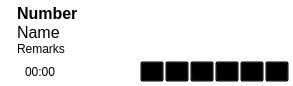
<?xml version="1.0" encoding="UTF-8"?>
<ui version="4.0">
 <class>AstCtiCallWidget</class>
 <widget class="QWidget" name="AstCtiCallWidget">
  <property name="geometry">
   <rect>
    <x>0</x>
    <y>0</y>
    <width>293</width>
    <height>86</height>
   </rect>
  </property>
  <property name="styleSheet">
   <string notr="true">/* Ringing */
*[callState=&quot;1&quot;] {
  background-color: qlineargradient(spread:pad, x1:0, y1:0, x2:0, y2:1, stop:0 rgba(255, 127, 0, 255), stop:0.5 rgba(227, 113, 0, 255));
}
/* Busy */
*[callState=&quot;2&quot;] {
  background-color: qlineargradient(spread:pad, x1:0, y1:0, x2:0, y2:1, stop:0 rgba(255, 0, 0, 255), stop:0.5 rgba(227, 0, 0, 255));
}
/* In call */
*[callState=&quot;3&quot;] {
  background-color: qlineargradient(spread:pad, x1:0, y1:0, x2:0, y2:1, stop:0 rgba(0, 255, 0, 255), stop:0.5 rgba(0, 227, 0, 255));
}
/* On hold */
*[callState=&quot;4&quot;] {
  background-color: qlineargradient(spread:pad, x1:0, y1:0, x2:0, y2:1, stop:0 rgba(255, 255, 0, 255), stop:0.5 rgba(227, 227, 0, 255));
}

QWidget {
  background-color: transparent;
}

QToolButton:hover, QToolButton:focus {
	background-color: transparent;
	border-width: 1px;
	border-style: outset;
	border-color: rgb(192, 192, 192);
}

QToolButton:pressed , QToolButton:checked {
	background-color: transparent;
	border-width: 1px;
	border-style: inset;
	border-color: rgb(192, 192, 192);
}
</string>
  </property>
  <layout class="QGridLayout" name="gridLayout">
   <property name="verticalSpacing">
    <number>0</number>
   </property>
   <property name="margin">
    <number>4</number>
   </property>
   <item row="0" column="1">
    <widget class="QLabel" name="numberLabel">
     <property name="sizePolicy">
      <sizepolicy hsizetype="Preferred" vsizetype="Fixed">
       <horstretch>0</horstretch>
       <verstretch>0</verstretch>
      </sizepolicy>
     </property>
     <property name="font">
      <font>
       <pointsize>12</pointsize>
       <weight>75</weight>
       <bold>true</bold>
      </font>
     </property>
     <property name="styleSheet">
      <string notr="true"/>
     </property>
     <property name="text">
      <string>Number</string>
     </property>
     <property name="textInteractionFlags">
      <set>Qt::NoTextInteraction</set>
     </property>
    </widget>
   </item>
   <item row="3" column="1">
    <widget class="QWidget" name="actionsWidget" native="true">
     <property name="sizePolicy">
      <sizepolicy hsizetype="Preferred" vsizetype="Fixed">
       <horstretch>0</horstretch>
       <verstretch>0</verstretch>
      </sizepolicy>
     </property>
     <property name="styleSheet">
      <string notr="true"/>
     </property>
     <layout class="QHBoxLayout" name="horizontalLayout">
      <property name="spacing">
       <number>1</number>
      </property>
      <property name="margin">
       <number>0</number>
      </property>
      <item>
       <widget class="QLabel" name="callDirectionLabel">
        <property name="text">
         <string/>
        </property>
        <property name="pixmap">
         <pixmap resource="mainresources.qrc">:/res/callwidget/direction-outgoing.png</pixmap>
        </property>
       </widget>
      </item>
      <item>
       <widget class="QLabel" name="durationLabel">
        <property name="text">
         <string>00:00</string>
        </property>
       </widget>
      </item>
      <item>
       <spacer name="actionsSpacer">
        <property name="orientation">
         <enum>Qt::Horizontal</enum>
        </property>
        <property name="sizeType">
         <enum>QSizePolicy::MinimumExpanding</enum>
        </property>
        <property name="sizeHint" stdset="0">
         <size>
          <width>5</width>
          <height>20</height>
         </size>
        </property>
       </spacer>
      </item>
      <item>
       <widget class="QToolButton" name="callToolButton">
        <property name="focusPolicy">
         <enum>Qt::NoFocus</enum>
        </property>
        <property name="styleSheet">
         <string/>
        </property>
        <property name="text">
         <string>...</string>
        </property>
        <property name="icon">
         <iconset resource="mainresources.qrc">
          <normaloff>:/res/callwidget/call-start.png</normaloff>:/res/res/call-start.png</iconset>
        </property>
        <property name="arrowType">
         <enum>Qt::NoArrow</enum>
        </property>
       </widget>
      </item>
      <item>
       <widget class="QToolButton" name="holdToolButton">
        <property name="focusPolicy">
         <enum>Qt::NoFocus</enum>
        </property>
        <property name="styleSheet">
         <string/>
        </property>
        <property name="text">
         <string>...</string>
        </property>
        <property name="icon">
         <iconset resource="mainresources.qrc">
          <normaloff>:/res/callwidget/hold.png</normaloff>:/res/res/hold.png</iconset>
        </property>
        <property name="arrowType">
         <enum>Qt::NoArrow</enum>
        </property>
       </widget>
      </item>
      <item>
       <widget class="QToolButton" name="conferenceToolButton">
        <property name="focusPolicy">
         <enum>Qt::NoFocus</enum>
        </property>
        <property name="styleSheet">
         <string/>
        </property>
        <property name="text">
         <string>...</string>
        </property>
        <property name="icon">
         <iconset resource="mainresources.qrc">
          <normaloff>:/res/callwidget/conference.png</normaloff>:/res/res/conference.png</iconset>
        </property>
        <property name="arrowType">
         <enum>Qt::NoArrow</enum>
        </property>
       </widget>
      </item>
      <item>
       <widget class="QToolButton" name="transferToolButton">
        <property name="focusPolicy">
         <enum>Qt::NoFocus</enum>
        </property>
        <property name="styleSheet">
         <string/>
        </property>
        <property name="text">
         <string>...</string>
        </property>
        <property name="icon">
         <iconset resource="mainresources.qrc">
          <normaloff>:/res/callwidget/transfer.png</normaloff>:/res/res/transfer.png</iconset>
        </property>
        <property name="arrowType">
         <enum>Qt::NoArrow</enum>
        </property>
       </widget>
      </item>
      <item>
       <widget class="QToolButton" name="recordToolButton">
        <property name="focusPolicy">
         <enum>Qt::NoFocus</enum>
        </property>
        <property name="styleSheet">
         <string/>
        </property>
        <property name="text">
         <string>...</string>
        </property>
        <property name="icon">
         <iconset resource="mainresources.qrc">
          <normaloff>:/res/callwidget/call-record.png</normaloff>:/res/res/call-record.png</iconset>
        </property>
        <property name="arrowType">
         <enum>Qt::NoArrow</enum>
        </property>
       </widget>
      </item>
      <item>
       <widget class="QToolButton" name="contactsToolButton">
        <property name="focusPolicy">
         <enum>Qt::NoFocus</enum>
        </property>
        <property name="styleSheet">
         <string/>
        </property>
        <property name="text">
         <string>...</string>
        </property>
        <property name="icon">
         <iconset resource="mainresources.qrc">
          <normaloff>:/res/callwidget/contact-new.png</normaloff>:/res/res/contact-new.png</iconset>
        </property>
        <property name="arrowType">
         <enum>Qt::NoArrow</enum>
        </property>
       </widget>
      </item>
     </layout>
    </widget>
   </item>
   <item row="0" column="0" rowspan="4">
    <widget class="QLabel" name="imageLabel">
     <property name="sizePolicy">
      <sizepolicy hsizetype="Fixed" vsizetype="Preferred">
       <horstretch>0</horstretch>
       <verstretch>0</verstretch>
      </sizepolicy>
     </property>
     <property name="autoFillBackground">
      <bool>false</bool>
     </property>
     <property name="styleSheet">
      <string notr="true"/>
     </property>
     <property name="text">
      <string/>
     </property>
     <property name="pixmap">
      <pixmap resource="mainresources.qrc">:/res/callwidget/person.png</pixmap>
     </property>
     <property name="alignment">
      <set>Qt::AlignCenter</set>
     </property>
     <property name="textInteractionFlags">
      <set>Qt::NoTextInteraction</set>
     </property>
    </widget>
   </item>
   <item row="2" column="1">
    <widget class="QLabel" name="remarksLabel">
     <property name="sizePolicy">
      <sizepolicy hsizetype="Preferred" vsizetype="Expanding">
       <horstretch>0</horstretch>
       <verstretch>0</verstretch>
      </sizepolicy>
     </property>
     <property name="styleSheet">
      <string notr="true"/>
     </property>
     <property name="text">
      <string>Remarks</string>
     </property>
     <property name="alignment">
      <set>Qt::AlignLeading|Qt::AlignLeft|Qt::AlignTop</set>
     </property>
     <property name="wordWrap">
      <bool>true</bool>
     </property>
     <property name="textInteractionFlags">
      <set>Qt::NoTextInteraction</set>
     </property>
    </widget>
   </item>
   <item row="1" column="1">
    <widget class="QLabel" name="nameLabel">
     <property name="sizePolicy">
      <sizepolicy hsizetype="Preferred" vsizetype="Fixed">
       <horstretch>0</horstretch>
       <verstretch>0</verstretch>
      </sizepolicy>
     </property>
     <property name="font">
      <font>
       <pointsize>12</pointsize>
      </font>
     </property>
     <property name="text">
      <string>Name</string>
     </property>
    </widget>
   </item>
  </layout>
 </widget>
 <layoutdefault spacing="6" margin="11"/>
 <resources>
  <include location="mainresources.qrc"/>
 </resources>
 <connections/>
</ui>
